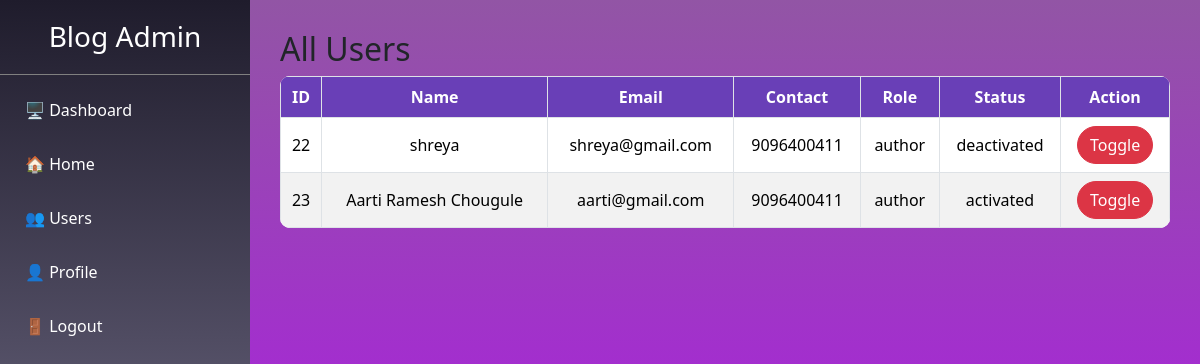
Screenshot of /users.php (signed in) with the database file from the repository.
### tables this page shows
CREATE TABLE `user` (
  `ID` int(11) NOT NULL,
  `name` varchar(30) NOT NULL,
  `contact` bigint(10) NOT NULL,
  `email` varchar(30) NOT NULL,
  `password` varchar(120) NOT NULL,
  `bio` text NOT NULL,
  `date` date NOT NULL,
  `role` varchar(10) NOT NULL,
  `user_status` varchar(20) NOT NULL
);

### users.php (the view, shortened to what this page needs)
<?php
$con = mysqli_connect("localhost","root","","blogging");
$users = mysqli_query($con,"SELECT * FROM user WHERE role='author'");?>
<!DOCTYPE html>
<html>
<head>
<link href="https://cdn.jsdelivr.net/npm/bootstrap@5.3.3/dist/css/bootstrap.min.css" rel="stylesheet">
</head>
<body>
<div class="sidebar">
<h3>Blog Admin</h3>
<a href="dashboard.php">🖥️ Dashboard</a>
<a href="home.php">🏠 Home</a>
<a href="users.php">👥 Users</a>
<a href="profile.php">👤 Profile</a>
<a href="logout.php">🚪 Logout</a>
</div>
<div class="main">
<h2>All Users</h2>
<table class="table table-bordered table-striped">
<tr>
<th>ID</th>
<th>Name</th>
<th>Email</th>
<th>Contact</th>
<th>Role</th>
<th>Status</th>
<th>Action</th>
</tr>
<?php
while($row=mysqli_fetch_assoc($users))
{
    if($row['user_status']=='activated'||$row['user_status']=='deactivated')
    {
?>
<tr>
<td><?php echo $row['ID']; ?></td>
<td><?php echo $row['name']; ?></td>
<td><?php echo $row['email']; ?></td>
<td><?php echo $row['contact']; ?></td>
<td><?php echo $row['role']; ?></td>
<td><?php echo $row['user_status']; ?></td>
<td>
<?php
if($row['role']!="admin")
{
?>
<div>
    <a href="deletepost.php?u_id=<?php echo $row['ID'];?>"><button class="btn btn-danger">Toggle</button></a>
</div>
<?php
}
?>
</td>
</tr>
<?php
}
}
?>
</table>
</div>
</body>
</html>

### users.php (style rules this page uses)
body { margin:0; background: linear-gradient(to bottom, #9255a5, #b700ff); min-height:100vh; }
.sidebar { position:fixed; width:250px; height:100vh; background:linear-gradient(to bottom, #1f1c2c, #928dab); }
.sidebar h3 { color:white; text-align:center; padding:20px; border-bottom:1px solid gray; }
.sidebar a { display:block; color:white; text-decoration:none; padding:15px 25px; transition:.3s; }
.main { margin-left:250px; padding:30px; }
.table { background:white; border-radius:10px; overflow:hidden; }
.table th { background:#6f42c1; color:white; text-align:center; }
.table td { text-align:center; vertical-align:middle; }
.btn-danger { border-radius:20px; }

### rows the page displays
user: ID "22", name "shreya", email "shreya@gmail.com", contact "9096400411", role "author", user_status "deactivated"
user: ID "23", name "Aarti Ramesh Chougule", email "aarti@gmail.com", contact "9096400411", role "author", user_status "activated"
